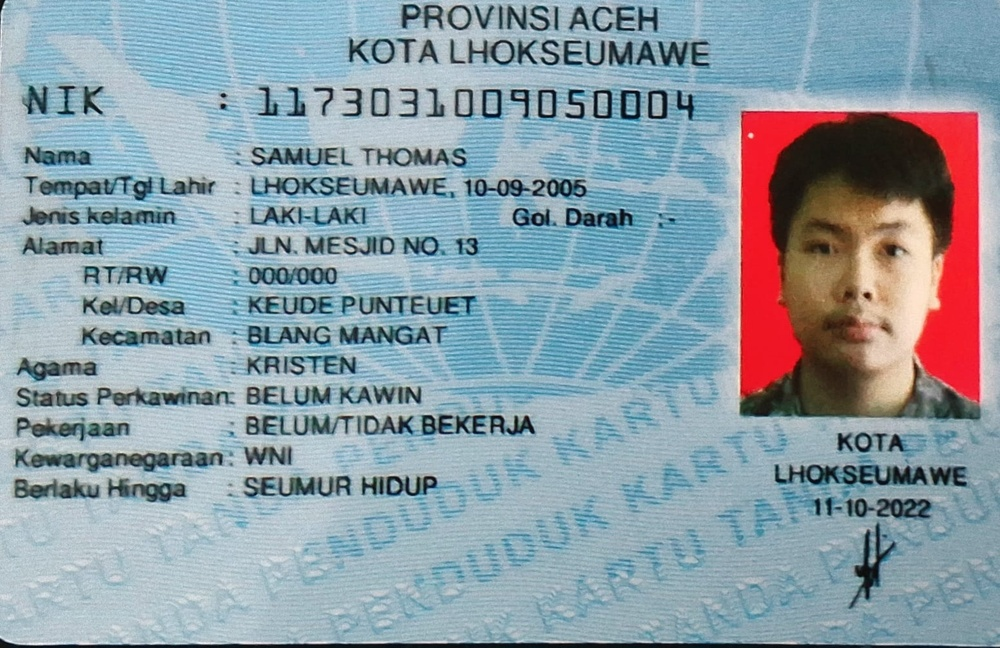
#> input picture app/python/idcardocr/ktpsam.jpg, 1000 x 648 px, shrunk from 1552 x 1005 before the run
$ python face_detection.py ../idcardocr/ktpsam.jpg ../idcardocr/ktpsam.jpg
#> lines starting #> are read from the running program, lines starting #| are printed output that depends on the picture; after the words box and inside, x2 and y2 are one past the last pixel; in counts of white or black regions, pixels touching at a corner belong together
import sys
import cv2
import numpy as np
import json
import os
import datetime

def detect_face(image_path, output_path):
#> called with image_path = '../idcardocr/ktpsam.jpg', output_path = '../idcardocr/ktpsam.jpg'
    try:
        # Ensure output directory exists
        os.makedirs(os.path.dirname(output_path), exist_ok=True)

        # Normalize the path
        image_path = os.path.normpath(image_path)

        # Load the image
        print(f"[DEBUG] Loading image from: {image_path}")
        image = cv2.imread(image_path)
#> image is the input picture: shape (648, 1000, 3); mean B, G, R 167, 157.2, 141.4

        if image is None:
            raise ValueError(f"Could not load image from path: {image_path}")

        # Convert to grayscale
        gray = cv2.cvtColor(image, cv2.COLOR_BGR2GRAY)
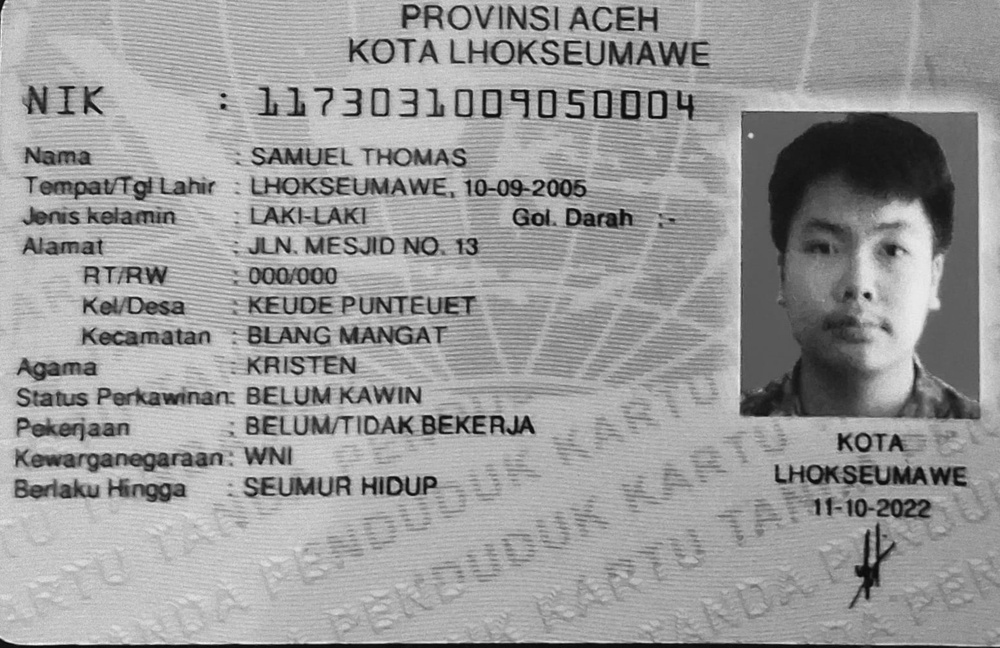
#> gray: shape (648, 1000); min 5, max 251, mean 153.6

        # Load face cascade classifier
        cascade_path = cv2.data.haarcascades + 'haarcascade_frontalface_default.xml'
        if not os.path.exists(cascade_path):
            raise FileNotFoundError(f"Haar cascade file not found at {cascade_path}")

        face_cascade = cv2.CascadeClassifier(cascade_path)
        if face_cascade.empty():
            raise RuntimeError("Failed to load Haar cascade classifier")

        # Detect faces
        faces = face_cascade.detectMultiScale(gray, 1.3, 5)
#> faces = [[773, 180, 179, 179]]

        if len(faces) == 0:
            print("[INFO] No faces detected", file=sys.stderr)
            return False

        # Draw rectangles around the faces
        for (x, y, w, h) in faces:
            cv2.rectangle(image, (x, y), (x+w, y+h), (255, 0, 0), 2)
#> this loop made 1 pass
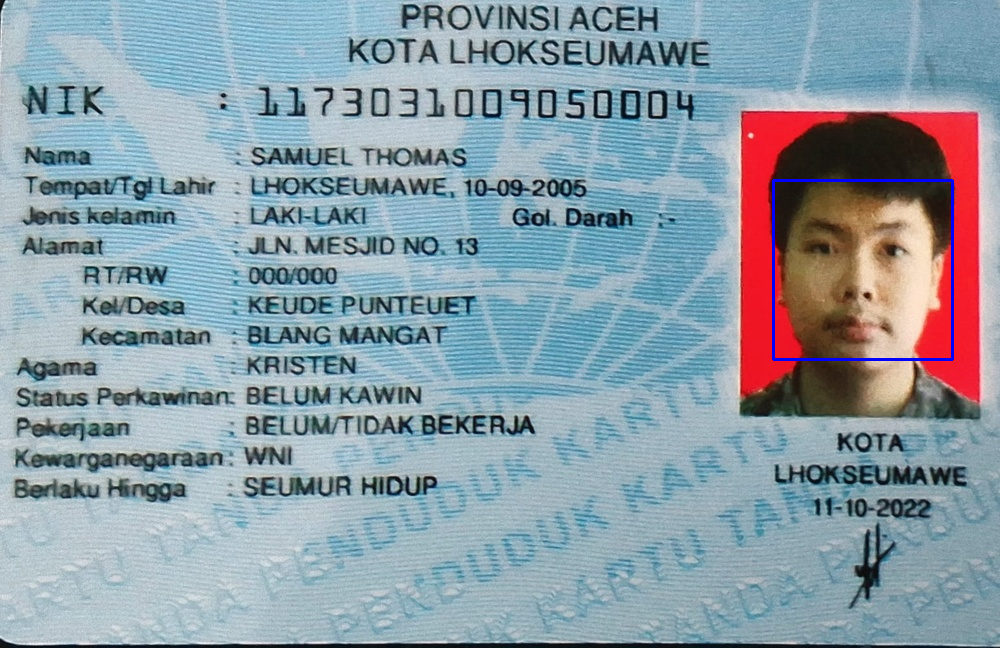
#> image: shape (648, 1000, 3); 0.33% of pixels changed, all inside (x1, y1, x2, y2) = (772, 179, 954, 361)

        # Save the output image
        cv2.imwrite(output_path, image)

        # Save face coordinates as JSON
        face_data = {
            "faces": [{"x": int(x), "y": int(y), "width": int(w), "height": int(h)} for (x, y, w, h) in faces],
            "image_width": image.shape[1],
            "image_height": image.shape[0],
            "detected_at": str(datetime.datetime.now())
        }

        json_path = output_path + ".json"
        with open(json_path, "w") as f:
            json.dump(face_data, f)

        print(f"[INFO] Face detection successful, results saved at {json_path}")
        return True

    except Exception as e:
        print(f"[ERROR] {str(e)}", file=sys.stderr)
        return False

if __name__ == "__main__":
    if len(sys.argv) != 3:
        print("[ERROR] Usage: python face_detection.py input_image output_image", file=sys.stderr)
        sys.exit(1)

    try:
        # Print system info for debugging
        print(f"[DEBUG] Python version: {sys.version}")
        print(f"[DEBUG] OpenCV version: {cv2.__version__}")
        print(f"[DEBUG] Input path: {sys.argv[1]}")
        print(f"[DEBUG] Output path: {sys.argv[2]}")

        success = detect_face(sys.argv[1], sys.argv[2])

        if not success:
            print("[ERROR] Face detection failed", file=sys.stderr)
            sys.exit(1)

        print("[SUCCESS] Face detection completed successfully")
        sys.exit(0)
#> (the program exits here)
